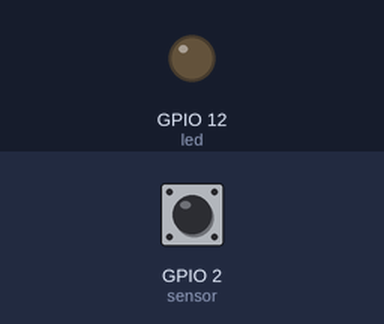
This sketch was run on a simulated ESP8266 (NodeMCU). On the bench: output pins drawn as LEDs (lit = HIGH). Dashed ring = blinking. The inputs (shaded band) are chosen by the test bench; at power-on: GPIO 2 (sensor) LOW. WiFi joins after 1.5 s; servers stay silent unless stated; what the sketch prints to the serial monitor is not drawn.

Above: at 2.7 s.
2.8 s: GPIO 2 (sensor) driven HIGH
At 3.1 s:
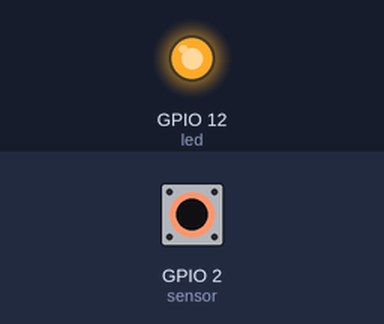
4.3 s: GPIO 2 (sensor) driven LOW
At 5.2 s:
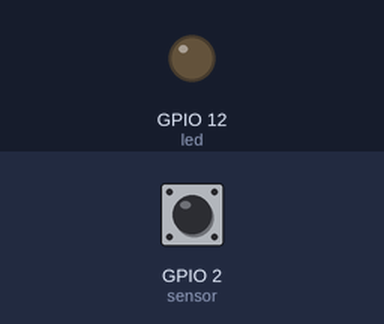
5.8 s: GPIO 2 (sensor) pulsed HIGH 5 times (0.12 s each, 0.3 s apart)
At 5.91 s:
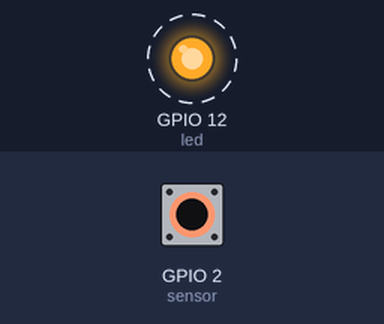
Timing chart, 0 to 8.8 s (numbered marks = the images above; inputs shaded):
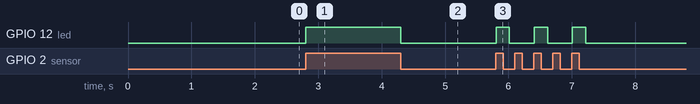

The sketch:

PIRClient.ino
```cpp
#include <ESP8266WiFi.h>
#include <ESP8266HTTPClient.h>

const char* ssid = "your_ssid";
const char* password = "your_password";

const char* serverNameledOn = "http://192.168.0.130/ledon";
const char* serverNameledOff = "http://192.168.0.130/ledoff";

int led = 12;                // the pin that the LED is atteched to
int sensor = 2;              // the pin that the sensor is atteched to
int state = LOW;             // by default, no motion detected
int val = 0;                 // variable to store the sensor status (value)

// Set your Static IP address
IPAddress local_IP(192, 168, 0, 130);
// Set your Gateway IP address
IPAddress gateway(192, 168, 1, 1);

IPAddress subnet(255, 255, 0, 0);
IPAddress primaryDNS(8, 8, 8, 8);   //optional
IPAddress secondaryDNS(8, 8, 4, 4); //optional

WiFiClient client;

String httpGETRequestledOn(const char* serverNameledOn) {
  WiFiClient client;
  HTTPClient http;
  http.begin(client, serverNameledOn);
  int httpResponseCode = http.GET();
  String payload = "-";

  if (httpResponseCode>0) {
    payload = http.getString();
  }
  else {
    Serial.print("Error code: ");
  }
  http.end();
  return payload;
}

String httpGETRequestledOff(const char* serverNameledOff) {
  WiFiClient client;
  HTTPClient http;
  http.begin(client, serverNameledOff);
  int httpResponseCode = http.GET();
  String payload = "-";

  if (httpResponseCode>0) {
    payload = http.getString();
  }
  else {
    Serial.print("Error code: ");
  }
  http.end();
  return payload;
}

void setup() {
  Serial.begin(115200);
  pinMode(led, OUTPUT);      // initalize LED as an output
  pinMode(sensor, INPUT);    // initialize sensor as an input
  Serial.println();

  // Configures static IP address
  if (!WiFi.config(local_IP, gateway, subnet, primaryDNS, secondaryDNS)) {
    Serial.println("STA Failed to configure");
  }

  // Connect to Wi-Fi network with SSID and password
  Serial.print("Connecting to ");
  Serial.println(ssid);
  WiFi.begin(ssid, password);
  while (WiFi.status() != WL_CONNECTED) {
    delay(500);
    Serial.print(".");
  }

  // Print local IP address and start web server
  Serial.println("");
  Serial.println("WiFi connected.");
  Serial.println("IP address: ");
  Serial.println(WiFi.localIP());
}

void loop() {

  val = digitalRead(sensor);   // read sensor value
  if (val == HIGH) {           // check if the sensor is HIGH
    digitalWrite(led, HIGH);   // turn LED ON
    delay(10);                 // delay 100 milliseconds

    if (state == LOW) {
      Serial.println("Motion detected!");
      httpGETRequestledOn(serverNameledOn);
      state = HIGH;       // update variable state to HIGH
    }
  }
  else {
    digitalWrite(led, LOW); // turn LED OFF
    delay(10);              // delay 200 milliseconds

    if (state == HIGH){
      Serial.println("Motion stopped!");
      httpGETRequestledOff(serverNameledOff);
      state = LOW;       // update variable state to LOW
    }
  }
}
```

Measured:
- after the input at 2.8 s, GPIO 12 (led): LOW → HIGH at once
- after the input at 4.3 s, GPIO 12 (led): HIGH → LOW at once
- after the input at 5.8 s, GPIO 12 (led): alternates HIGH for 0.21 s and LOW for 0.39 s, 6 changes in all, then stays LOW, starting at once
